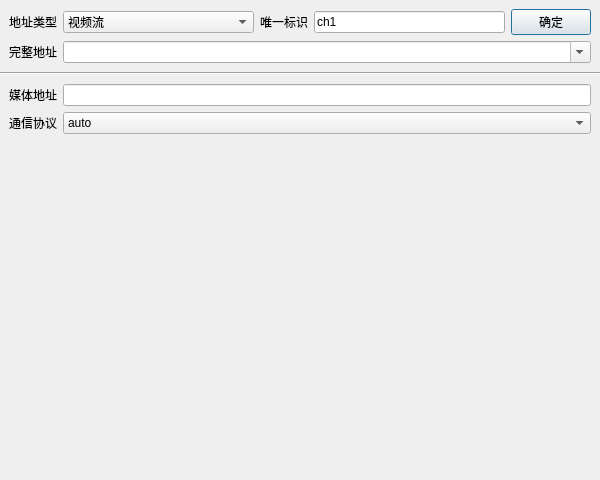
<?xml version="1.0" encoding="UTF-8"?>
<ui version="4.0">
 <class>frmNetAdd</class>
 <widget class="QDialog" name="frmNetAdd">
  <property name="geometry">
   <rect>
    <x>0</x>
    <y>0</y>
    <width>600</width>
    <height>480</height>
   </rect>
  </property>
  <property name="windowTitle">
   <string>Form</string>
  </property>
  <layout class="QVBoxLayout" name="verticalLayout">
   <property name="spacing">
    <number>0</number>
   </property>
   <property name="leftMargin">
    <number>0</number>
   </property>
   <property name="topMargin">
    <number>0</number>
   </property>
   <property name="rightMargin">
    <number>0</number>
   </property>
   <property name="bottomMargin">
    <number>0</number>
   </property>
   <item>
    <widget class="QWidget" name="widget" native="true">
     <layout class="QGridLayout" name="gridLayout">
      <item row="0" column="2">
       <widget class="QLabel" name="labFlag">
        <property name="text">
         <string>唯一标识</string>
        </property>
       </widget>
      </item>
      <item row="0" column="1">
       <widget class="QComboBox" name="cboxType">
        <property name="sizePolicy">
         <sizepolicy hsizetype="Expanding" vsizetype="Fixed">
          <horstretch>0</horstretch>
          <verstretch>0</verstretch>
         </sizepolicy>
        </property>
        <item>
         <property name="text">
          <string>视频流</string>
         </property>
        </item>
        <item>
         <property name="text">
          <string>本地设备</string>
         </property>
        </item>
        <item>
         <property name="text">
          <string>本地桌面</string>
         </property>
        </item>
       </widget>
      </item>
      <item row="0" column="0">
       <widget class="QLabel" name="labType">
        <property name="text">
         <string>地址类型</string>
        </property>
       </widget>
      </item>
      <item row="0" column="4">
       <widget class="QPushButton" name="btnOk">
        <property name="text">
         <string>确定</string>
        </property>
       </widget>
      </item>
      <item row="1" column="1" colspan="4">
       <widget class="QComboBox" name="cboxUrl">
        <property name="sizePolicy">
         <sizepolicy hsizetype="Ignored" vsizetype="Fixed">
          <horstretch>0</horstretch>
          <verstretch>0</verstretch>
         </sizepolicy>
        </property>
        <property name="editable">
         <bool>true</bool>
        </property>
       </widget>
      </item>
      <item row="1" column="0">
       <widget class="QLabel" name="labUrl">
        <property name="text">
         <string>完整地址</string>
        </property>
       </widget>
      </item>
      <item row="0" column="3">
       <widget class="QLineEdit" name="txtFlag">
        <property name="text">
         <string>ch1</string>
        </property>
       </widget>
      </item>
     </layout>
    </widget>
   </item>
   <item>
    <widget class="Line" name="line">
     <property name="orientation">
      <enum>Qt::Horizontal</enum>
     </property>
    </widget>
   </item>
   <item>
    <widget class="QStackedWidget" name="stackedWidget">
     <property name="currentIndex">
      <number>0</number>
     </property>
     <widget class="QWidget" name="page">
      <layout class="QGridLayout" name="gridLayout_2">
       <item row="0" column="0">
        <widget class="QLabel" name="labRtsp">
         <property name="text">
          <string>媒体地址</string>
         </property>
        </widget>
       </item>
       <item row="0" column="1">
        <widget class="QLineEdit" name="txtRtsp"/>
       </item>
       <item row="2" column="0" colspan="2">
        <spacer name="verticalSpacer">
         <property name="orientation">
          <enum>Qt::Vertical</enum>
         </property>
         <property name="sizeHint" stdset="0">
          <size>
           <width>553</width>
           <height>314</height>
          </size>
         </property>
        </spacer>
       </item>
       <item row="1" column="1">
        <widget class="QComboBox" name="cboxTransport">
         <property name="sizePolicy">
          <sizepolicy hsizetype="Expanding" vsizetype="Fixed">
           <horstretch>0</horstretch>
           <verstretch>0</verstretch>
          </sizepolicy>
         </property>
         <item>
          <property name="text">
           <string>auto</string>
          </property>
         </item>
         <item>
          <property name="text">
           <string>tcp</string>
          </property>
         </item>
         <item>
          <property name="text">
           <string>udp</string>
          </property>
         </item>
        </widget>
       </item>
       <item row="1" column="0">
        <widget class="QLabel" name="labTransport">
         <property name="text">
          <string>通信协议</string>
         </property>
        </widget>
       </item>
      </layout>
     </widget>
     <widget class="QWidget" name="page_2">
      <layout class="QGridLayout" name="gridLayout_3">
       <item row="0" column="0">
        <widget class="QLabel" name="labVideoDevice">
         <property name="text">
          <string>视频设备</string>
         </property>
        </widget>
       </item>
       <item row="0" column="1">
        <widget class="QComboBox" name="cboxVideoDevice">
         <property name="sizePolicy">
          <sizepolicy hsizetype="Expanding" vsizetype="Fixed">
           <horstretch>0</horstretch>
           <verstretch>0</verstretch>
          </sizepolicy>
         </property>
         <item>
          <property name="text">
           <string>none</string>
          </property>
         </item>
        </widget>
       </item>
       <item row="1" column="0">
        <widget class="QLabel" name="labAudioDevice">
         <property name="text">
          <string>音频设备</string>
         </property>
        </widget>
       </item>
       <item row="1" column="1">
        <widget class="QComboBox" name="cboxAudioDevice">
         <item>
          <property name="text">
           <string>none</string>
          </property>
         </item>
        </widget>
       </item>
       <item row="2" column="0">
        <widget class="QLabel" name="labResolution">
         <property name="text">
          <string>分辨率</string>
         </property>
         <property name="alignment">
          <set>Qt::AlignRight|Qt::AlignTrailing|Qt::AlignVCenter</set>
         </property>
        </widget>
       </item>
       <item row="2" column="1">
        <widget class="QComboBox" name="cboxResolution">
         <property name="editable">
          <bool>true</bool>
         </property>
         <item>
          <property name="text">
           <string>none</string>
          </property>
         </item>
         <item>
          <property name="text">
           <string>320x240</string>
          </property>
         </item>
         <item>
          <property name="text">
           <string>640x480</string>
          </property>
         </item>
         <item>
          <property name="text">
           <string>800x600</string>
          </property>
         </item>
         <item>
          <property name="text">
           <string>1280x720</string>
          </property>
         </item>
         <item>
          <property name="text">
           <string>1920x1080</string>
          </property>
         </item>
         <item>
          <property name="text">
           <string>2048x1536</string>
          </property>
         </item>
         <item>
          <property name="text">
           <string>3840x2160</string>
          </property>
         </item>
        </widget>
       </item>
       <item row="3" column="0">
        <widget class="QLabel" name="labFrameRate">
         <property name="text">
          <string>帧率</string>
         </property>
         <property name="alignment">
          <set>Qt::AlignRight|Qt::AlignTrailing|Qt::AlignVCenter</set>
         </property>
        </widget>
       </item>
       <item row="3" column="1">
        <widget class="QComboBox" name="cboxFrameRate">
         <property name="editable">
          <bool>true</bool>
         </property>
         <item>
          <property name="text">
           <string>none</string>
          </property>
         </item>
         <item>
          <property name="text">
           <string>5</string>
          </property>
         </item>
         <item>
          <property name="text">
           <string>10</string>
          </property>
         </item>
         <item>
          <property name="text">
           <string>15</string>
          </property>
         </item>
         <item>
          <property name="text">
           <string>25</string>
          </property>
         </item>
         <item>
          <property name="text">
           <string>30</string>
          </property>
         </item>
        </widget>
       </item>
       <item row="4" column="0" colspan="2">
        <spacer name="verticalSpacer_2">
         <property name="orientation">
          <enum>Qt::Vertical</enum>
         </property>
         <property name="sizeHint" stdset="0">
          <size>
           <width>575</width>
           <height>309</height>
          </size>
         </property>
        </spacer>
       </item>
      </layout>
     </widget>
     <widget class="QWidget" name="page_3"/>
    </widget>
   </item>
  </layout>
 </widget>
 <resources/>
 <connections/>
</ui>
